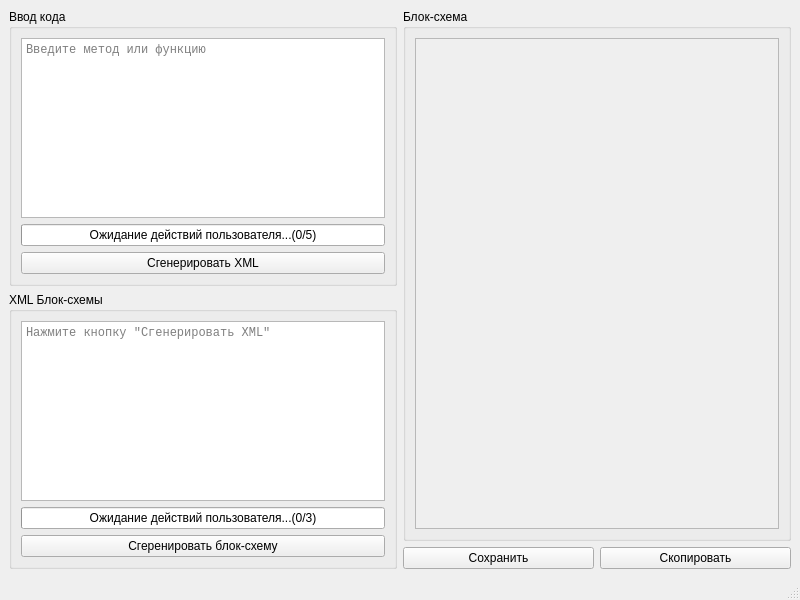
<?xml version="1.0" encoding="UTF-8"?>
<ui version="4.0">
 <class>MainWindow</class>
 <widget class="QMainWindow" name="MainWindow">
  <property name="geometry">
   <rect>
    <x>0</x>
    <y>0</y>
    <width>800</width>
    <height>600</height>
   </rect>
  </property>
  <property name="minimumSize">
   <size>
    <width>800</width>
    <height>600</height>
   </size>
  </property>
  <property name="windowTitle">
   <string>FlowCharTron</string>
  </property>
  <widget class="QWidget" name="centralwidget">
   <layout class="QHBoxLayout" name="horizontalLayout_2">
    <item>
     <layout class="QVBoxLayout" name="verticalLayout_6">
      <item>
       <widget class="QGroupBox" name="groupBox">
        <property name="title">
         <string>Ввод кода</string>
        </property>
        <layout class="QVBoxLayout" name="verticalLayout">
         <item>
          <widget class="QPlainTextEdit" name="codeBlock">
           <property name="font">
            <font>
             <family>Liberation Mono</family>
            </font>
           </property>
           <property name="placeholderText">
            <string>Введите метод или функцию</string>
           </property>
          </widget>
         </item>
         <item>
          <widget class="QProgressBar" name="XMLGenProgressBar">
           <property name="maximum">
            <number>5</number>
           </property>
           <property name="value">
            <number>0</number>
           </property>
           <property name="format">
            <string>Ожидание действий пользователя...(%p/%m)</string>
           </property>
          </widget>
         </item>
         <item>
          <widget class="QPushButton" name="XMLGenButton">
           <property name="text">
            <string>Сгенерировать XML</string>
           </property>
          </widget>
         </item>
        </layout>
       </widget>
      </item>
      <item>
       <widget class="QGroupBox" name="groupBox_3">
        <property name="title">
         <string>XML Блок-схемы</string>
        </property>
        <layout class="QVBoxLayout" name="verticalLayout_2">
         <item>
          <widget class="QPlainTextEdit" name="XMLBlock">
           <property name="font">
            <font>
             <family>Liberation Mono</family>
            </font>
           </property>
           <property name="placeholderText">
            <string>Нажмите кнопку &quot;Сгенерировать XML&quot;</string>
           </property>
          </widget>
         </item>
         <item>
          <widget class="QProgressBar" name="imgGenProgressBar">
           <property name="maximum">
            <number>3</number>
           </property>
           <property name="value">
            <number>0</number>
           </property>
           <property name="format">
            <string>Ожидание действий пользователя...(%p/%m)</string>
           </property>
          </widget>
         </item>
         <item>
          <widget class="QPushButton" name="imgGenButton">
           <property name="enabled">
            <bool>true</bool>
           </property>
           <property name="mouseTracking">
            <bool>false</bool>
           </property>
           <property name="text">
            <string>Сгеренировать блок-схему</string>
           </property>
          </widget>
         </item>
        </layout>
       </widget>
      </item>
     </layout>
    </item>
    <item>
     <layout class="QVBoxLayout" name="verticalLayout_5">
      <item>
       <widget class="QGroupBox" name="groupBox_2">
        <property name="title">
         <string>Блок-схема</string>
        </property>
        <layout class="QVBoxLayout" name="verticalLayout_3">
         <item>
          <widget class="QScrollArea" name="imgScrollArea">
           <property name="widgetResizable">
            <bool>true</bool>
           </property>
           <widget class="QWidget" name="scrollAreaWidgetContents">
            <property name="geometry">
             <rect>
              <x>0</x>
              <y>0</y>
              <width>368</width>
              <height>455</height>
             </rect>
            </property>
           </widget>
          </widget>
         </item>
        </layout>
       </widget>
      </item>
      <item>
       <layout class="QHBoxLayout" name="horizontalLayout">
        <item>
         <widget class="QPushButton" name="imgSaveButton">
          <property name="text">
           <string>Сохранить</string>
          </property>
         </widget>
        </item>
        <item>
         <widget class="QPushButton" name="imgCopyButton">
          <property name="text">
           <string>Скопировать</string>
          </property>
         </widget>
        </item>
       </layout>
      </item>
     </layout>
    </item>
   </layout>
  </widget>
  <widget class="QMenuBar" name="menubar">
   <property name="geometry">
    <rect>
     <x>0</x>
     <y>0</y>
     <width>800</width>
     <height>28</height>
    </rect>
   </property>
  </widget>
  <widget class="QStatusBar" name="statusbar"/>
 </widget>
 <resources/>
 <connections/>
</ui>
